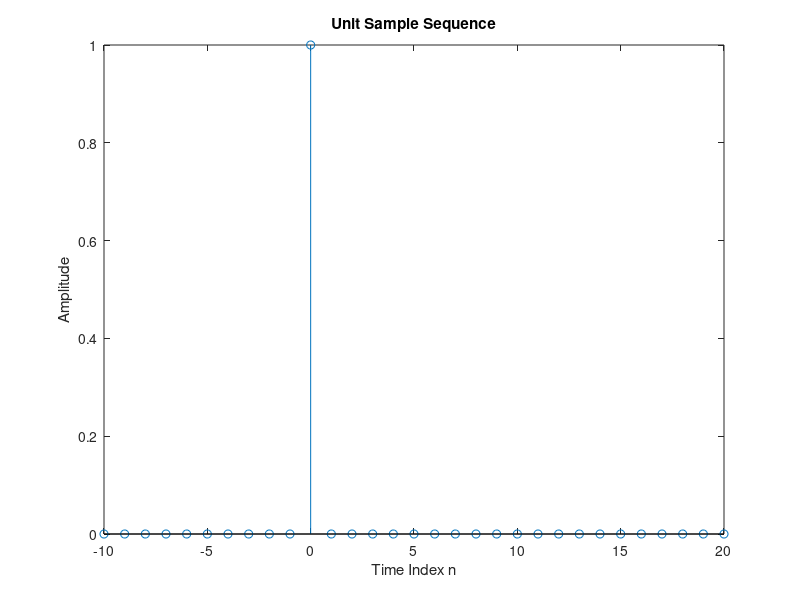

This figure's MATLAB source:
n=-10:20;
u=[zeros(1,10) 1 zeros(1,20)];
stem(n,u);
xlabel('Time Index n');
ylabel('Amplitude');
title('Unit Sample Sequence');
